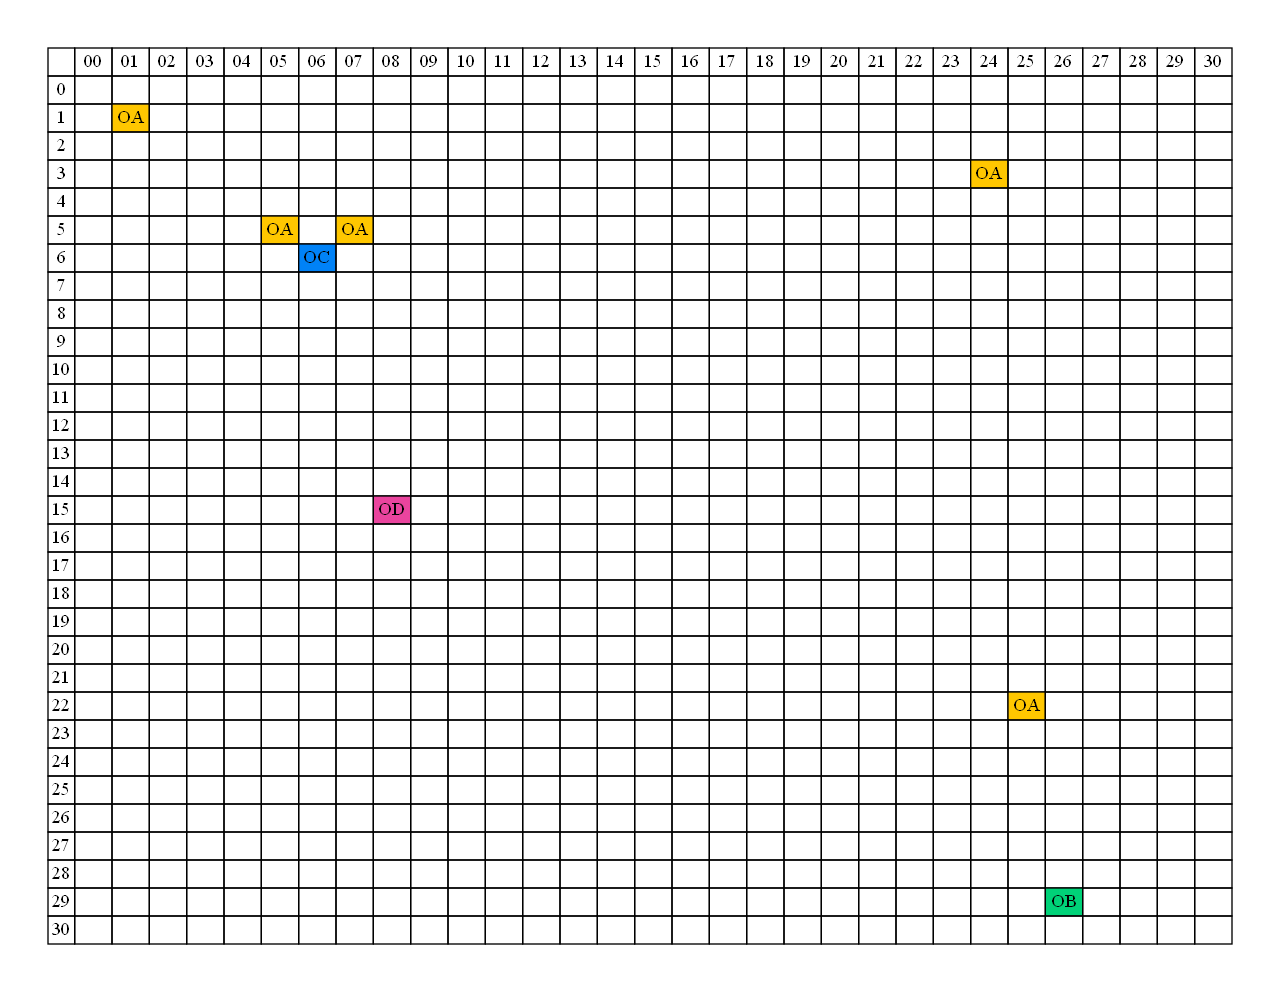

Write Python code to recreate this figure.
from NodoEncabezado import NodoEncabezado
from ListaEncabezado import ListaEncabezado
from NodoInterno import NodoInterno
from organismo import list_orga

import os

class matriz:
    def __init__(self) -> None:
        self.filas = ListaEncabezado()
        self.columnas = ListaEncabezado()
    
    def insertar(self, x, y, valor):
        nuevo = NodoInterno(x,y,valor)

        if self.filas.buscar(x) == None:
            self.filas.insert(NodoEncabezado(x))
        if self.columnas.buscar(y) == None:
            self.columnas.insert(NodoEncabezado(y))

        fila = self.filas.buscar(x)
        col = self.columnas.buscar(y)

        actual = fila.acceso
        while actual != None:
            if actual.col == y:
                actual.valor = valor
                return
            actual = actual.der

        actual == col.acceso
        while actual != None:
            if actual.fila == x:
                actual.valor = valor
                return
            actual = actual.abajo
        
        if fila.acceso == None:
            fila.acceso = nuevo
        else:
            if nuevo.col < fila.acceso.col:
                nuevo.der = fila.acceso
                fila.acceso.izq = nuevo
                fila.acceso = nuevo
            elif nuevo.col > fila.acceso.col:
                actual = fila.acceso
                while actual.der != None:
                    actual = actual.der
                actual.der = nuevo
                nuevo.izq = actual
            else:
                actual = fila.acceso
                while actual.der != None:
                    if nuevo.col < actual.der.col:
                        nuevo.der = actual.der
                        nuevo.izq = actual
                        actual.der.izq = nuevo
                        actual.der = nuevo
                        break
                    actual = actual.der
                
        if col.acceso == None:
            col.acceso = nuevo
        else:
            if nuevo.fila < col.acceso.fila:
                nuevo.abajo = col.acceso
                col.acceso.arriba = nuevo
                col.acceso = nuevo
            elif nuevo.fila > col.acceso.fila:
                actual = col.acceso
                while actual.abajo != None:
                    actual = actual.abajo
                actual.abajo = nuevo
                nuevo.arriba = actual
            else:
                actual = col.acceso
                while actual.abajo != None:
                    if nuevo.fila < actual.abajo.fila:
                        nuevo.abajo = actual.abajo 
                        nuevo.arriba = actual
                        actual.abajo.arriba = nuevo
                        actual.abajo = nuevo
                        break
                    actual = actual.abajo

    def search(self, x, y):
        fila = self.filas.buscar(x)
        if fila == None:
            return None
        else:
            actual = fila.acceso
            while actual != None:
                if actual.col == y:
                    return actual
                actual = actual.der
            return None
        
    def recorrer(self):
        actual = self.filas.primero
        if actual == None:
            print("lista vacia")
        while actual != None:
            actual2 = actual.acceso
            print(f'fila: {str(actual.id)}')
            while actual2 != None:
                print(actual2.valor)
                actual2 = actual2.der
            actual = actual.sig
        
    def buscar_val(self, valor):
        actual = self.filas.primero
        while actual != None:
            actual2 = actual.acceso
            while actual2 != None:
                if actual2.valor == valor:
                    return actual2
                actual2 = actual2.der
            actual = actual.sig
        return None

    

    def graficar(self, Tfil, Tcol):
        if self.filas.primero == None:
            return
        if self.columnas.primero == None:
            return

        cadena = ""
        cadena += '''
        digraph main {
        \tgraph[pad="0.5", nodesep="0.5", ranksep="2"]
        \tnode [shape = plain]
        \trankdir=LR;
        \tMatriz [
        '''
        cadena += "\tlabel=<<table border='0' cellborder='1' cellspacing='0'>\n"
        cadena += "\t<tr>\n"
        cadena += "\t\t<td></td>\n"
        actual = self.columnas.primero
        for x in range(Tfil + 1):
            if x <= 9:
                cadena += f"\t\t<td> 0{str(x)} </td>\n"
            else:
                cadena += f"\t\t<td> {str(x)} </td>\n"
        cadena += "\t</tr>\n"

        for y in range(Tcol + 1):
            cadena += "\t<tr>\n"
            cadena += f"\t\t<td>{y}</td>\n"
            for x in range(Tfil + 1):
                temp = self.search(str(x),str(y))
                if temp != None:
                    for z in range(len(list_orga)):
                        if temp.valor == list_orga[z].returnCodi():
                            colorss = list_orga[z].returnColor()
                            cadena += f"\t\t<td bgcolor= '{colorss}'>{temp.valor}</td>\n"
                else:
                    cadena += "\t\t<td></td>\n"
            cadena += "\t</tr>\n"           
        cadena += "\t</table>>];\n"
        cadena += "}"
        with open('Matriz.dot','w',encoding="utf-8") as docu:
            docu.write(cadena)
            docu.close()
        os.system("dot -Tpng Matriz.dot -o Matriz.png")
        # return cadena


    
    def return_Id(self):
        actual = self.filas.primero
        while actual != None:
            print(type(actual.id))
            aux = self.columnas.primero
            while aux != None:
                # temp = self.search(actual.id, aux.id)
                # if temp != None:
                #     print("->",temp.valor)
                if aux and actual != None:
                    print(f"-> {actual.id}... -> {aux.id}")
                aux = aux.sig
            actual = actual.sig














                
